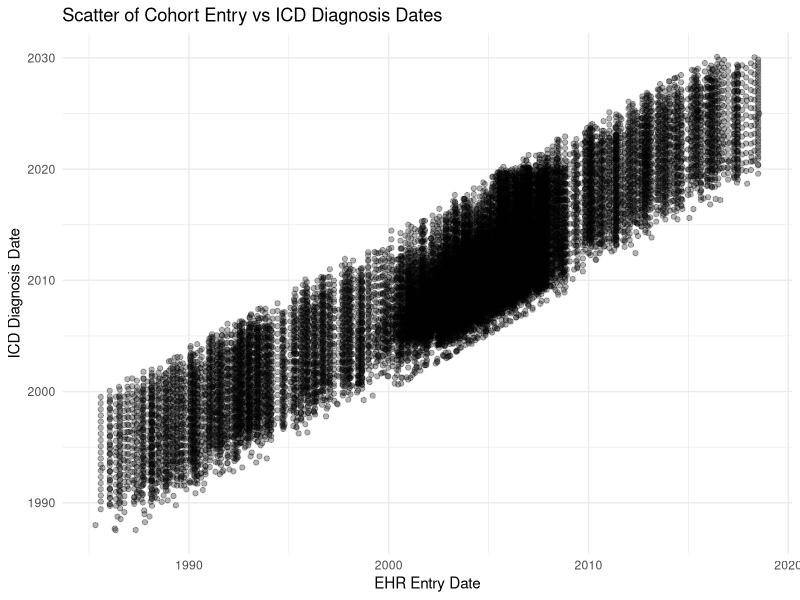

R code for this plot: (Note: this script raises an error after producing the figure.)
library(tidyverse)
library(dplyr)
library(ggplot2)
library(skimr)
library(lubridate)
library(writexl)

# Load the raw data 
icd_data <- read.csv("data/raw/icd-data.csv")


# Inspect high level data characteristics using summary, str, and skim functions
# Notice that date columns need to be of correct variable type
summary(icd_data)
str(icd_data)
skim(icd_data)
head(icd_data)



# Data column headers are mostly consistently and meaningfully named, will just change id to capitalised font as it is an abbreviation to match the cohort data
# also changing icd_date to icd_diagnosis_date to be more meaningful
icd_data <- icd_data %>% 
  rename(ID = id,
         icd_diagnosis_date = icd_date)

length(unique(icd_data$ID)) # starting with 3080 patients

# Checking for fully duplicate rows
sum(duplicated(icd_data))
# there are no fully duplicate rows

# no expected columns are missing

# checking for missing values or empty strings
colSums(is.na(icd_data))
colSums(icd_data[sapply(icd_data, is.character)] == "")
# no issues identified

# ID is as integer which is okay and ranges from 1 to 3080

# Converting ehr_entry_date and icd_date to date format
icd_data$ehr_entry_date <- ymd(icd_data$ehr_entry_date)
icd_data$icd_diagnosis_date <- ymd(icd_data$icd_diagnosis_date)

# checking data types now
str(icd_data)
# aligned with expectations

# checking chronologic consistency - diagnosis date does not precede ehr_entry date


icd_data %>%
  filter(icd_diagnosis_date < ehr_entry_date)
# checked

# plotting ehr entry date vs. icd diagnoses date shows expected trend however, there might be some issues with
# certain diagnosis dates being beyond current date
ggplot(icd_data, aes(x = ehr_entry_date, y = icd_diagnosis_date)) +
  geom_point(alpha = 0.3) +
  labs(
    title = "Scatter of Cohort Entry vs ICD Diagnosis Dates",
    x = "EHR Entry Date",
    y = "ICD Diagnosis Date"
  ) +
  theme_minimal()

# today’s date
today_date <- Sys.Date()

# any dates after today
icd_data %>%
  filter(ehr_entry_date > today_date)

icd_data %>%
  filter(icd_diagnosis_date > today_date)

icd_data <- icd_data %>%
  mutate(
    future_date_flag = ifelse(icd_diagnosis_date > Sys.Date(), 
                              "diagnosis date in future", 
                              NA_character_)
  ) 


# No direct de-identifiers are identified in the data 

# To check if there are any small group sizes (few patients with select diagnoses)
unique_patient_counts <- icd_data %>%
  distinct(ID, icd_code) %>%   # only one row per patient per ICD
  count(icd_code)              # number of unique patients per ICD

unique_patient_counts
# enough patients present across various diagnoses

table(icd_data$description)
# There are no inconsistent namings in description column

# For this dataset we are only interested in particular diagnoses so we can filter for those

icd_codes_required <- c(
  "E11.9", "E11.65", "E11.3X", "E11.4X",  # Type 2 Diabetes
  "I10", "I11.9", "I12.9",                # Hypertension
  "J45.0", "J45.1", "J45.9",              # Asthma
  "J44.0", "J44.1", "J44.9"               # COPD
)

selected_icd_data <- icd_data %>% 
  filter(icd_code %in% icd_codes_required) %>%  # filtering for desired icd codes and removing problematic diagnoses future dates reduces the observations from 20201 to 18503
  filter(is.na(future_date_flag)) %>% 
  select(-future_date_flag)

# no of patients at this stage left are 1630
length(unique(selected_icd_data$ID))

# Checking for EHR linkage in the year prior and at least 30 days after index date

selected_icd_data <- selected_icd_data %>%
  left_join(
    selected_cohort_data %>% select(ID, entry_date),
    by = "ID"
  )

# applying criteria for minimum EHR linkage (1 year prior and at least 30 days after) 
selected_icd_data <- selected_icd_data %>%
  mutate(
    pre_entry_window  = icd_diagnosis_date >= (entry_date - years(1)) & icd_diagnosis_date < entry_date,
    post_entry_window = icd_diagnosis_date >= (entry_date + days(30))
  )


patients_ok <- selected_icd_data %>%
  group_by(ID) %>%
  summarise(
    has_pre  = any(pre_entry_window, na.rm = TRUE),
    has_post = any(post_entry_window, na.rm = TRUE)
  ) %>%
  filter(has_pre & has_post) %>%   # only keep patients with at least one record in each window
  pull(ID)

selected_icd_data <- selected_icd_data %>%
  filter(ID %in% patients_ok) %>% 
  select(-pre_entry_window, -post_entry_window)


length(unique(selected_icd_data$ID))

# applying the EHR linkage criteria reduced the patients to 324

####-------------------------------------------------------------


# Define ICD codes for conditions
copd_codes       <- c("J44.0", "J44.1", "J44.9")
asthma_codes     <- c("J45.0", "J45.1", "J45.9")
diabetes_codes   <- c("E11.9", "E11.65", "E11.3X", "E11.4X")
hypertension_codes <- c("I10", "I11.9", "I12.9")

# Incident COPD after entry_date
copd_incident <- selected_icd_data %>%
  filter(icd_code %in% copd_codes) %>%             
  filter(icd_diagnosis_date >= entry_date) %>%     # after study entry
  group_by(ID) %>%
  summarise(
    incident_COPD = 1,
    copd_incident_date = min(icd_diagnosis_date),
    .groups = "drop"
  )

# Comorbidities at or before entry_date
comorbidities <- selected_icd_data %>%
  group_by(ID) %>%
  summarise(
    asthma       = as.integer(any(icd_code %in% asthma_codes & icd_diagnosis_date <= entry_date)),
    diabetes     = as.integer(any(icd_code %in% diabetes_codes & icd_diagnosis_date <= entry_date)),
    hypertension = as.integer(any(icd_code %in% hypertension_codes & icd_diagnosis_date <= entry_date)),
    .groups = "drop"
  )

# Merge into patient-level dataset
icd_patient_data <- selected_icd_data %>%
  select(ID, entry_date) %>%
  distinct() %>%             # one row per patient
  left_join(copd_incident, by = "ID") %>%
  left_join(comorbidities, by = "ID") %>%
  mutate(
    incident_COPD = ifelse(is.na(incident_COPD), 0, incident_COPD)
  ) %>% 
  select(-entry_date)

# View patient-level summary
head(icd_patient_data)

write_xlsx(icd_patient_data, "outputs/icd_patient_data.xlsx")
